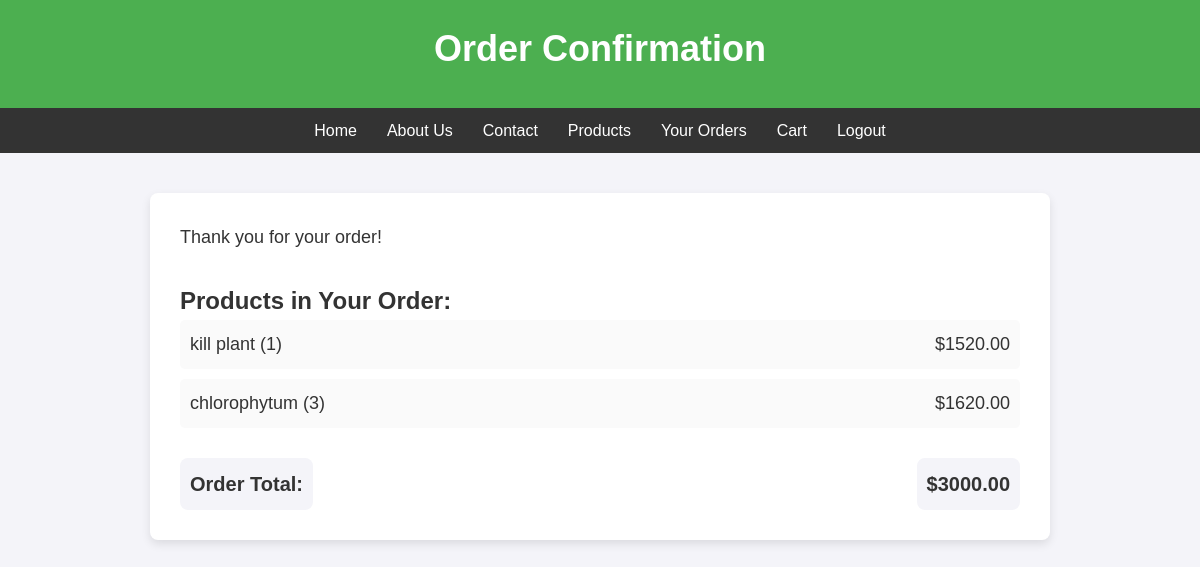
The app's page /order/confirmation/3/ (signed in) with its own data.
### myapp/models.py (models this page shows, shortened)
class CartItem(models.Model):
    cart = models.ForeignKey(Cart, related_name='items', on_delete=models.CASCADE)
    plant = models.ForeignKey(Plant, on_delete=models.CASCADE)
    quantity = models.PositiveIntegerField(default=1)
    def total_price(self):
        return self.plant.price * self.quantity

class Plant(models.Model):
    name = models.CharField(max_length=100)  # Plant name (e.g., Rose, Tulip)
    price = models.DecimalField(max_digits=6, decimal_places=2)  # Price
    image = models.ImageField(upload_to='plants/')  # Image of the plant
    description = models.TextField()  # Description of the plant
    category = models.ForeignKey(Category, on_delete=models.CASCADE, related_name='plants')
    stock = models.PositiveIntegerField(default=0)

class Order(models.Model):
    user = models.ForeignKey(settings.AUTH_USER_MODEL, on_delete=models.CASCADE)
    cart = models.ForeignKey(Cart, on_delete=models.CASCADE)
    total_price = models.DecimalField(max_digits=10, decimal_places=2)
    created_at = models.DateTimeField(auto_now_add=True)

### myapp/views.py (the view)
# urls.py: path('order/confirmation/<int:order_id>/', views.order_confirmation, name='order_confirmation'),
@login_required
def order_confirmation(request, order_id):
    order = get_object_or_404(Order, id=order_id, user=request.user)
    return render(request, 'order_confirmation.html', {
        'order': order
    })

### templates/order_confirmation.html (shortened to what this page needs)
{% load static %}
<!DOCTYPE html>
<html lang="en">
<head>
</head>
<body>
    <header>
        <h1>Order Confirmation</h1>
    </header>
    {% if user.is_authenticated %}
    <nav class="navbar">
        <ul>
            <li><a href="{% url 'home' %}">Home</a></li>
            <li><a href="#about">About Us</a></li>
            <li><a href="#contact">Contact</a></li>
            <li><a href="{% url 'plant_list' %}">Products</a></li>
            <li><a href="{% url 'orders_list' %}">Your Orders</a></li>
            <li><a href="{% url 'cart_view' %}">Cart</a></li>
            <li><a href="{% url 'custom_logout' %}">Logout</a></li>
        </ul>
    </nav>
{% endif %}
    <div class="order-details">
        <p>Thank you for your order!</p>
        <h3>Products in Your Order:</h3>
        <ul>
            {% for item in order.cart.items.all %}
            <li>
                <span>{{ item.plant.name }} ({{ item.quantity }})</span>
                <span>${{ item.total_price }}</span>
            </li>
            {% empty %}
            <p>No items in this order.</p>
            {% endfor %}
        </ul>
        <div class="order-summary">
            <div><strong>Order Total:</strong></div>
            <div>${{ order.total_price }}</div>
        </div>
    </div>
</body>
</html>

### templates/order_confirmation.html (style rules this page uses)
* { margin: 0; padding: 0; box-sizing: border-box; }
body { font-family: 'Arial', sans-serif; background-color: #f4f4f9; color: #333; line-height: 1.6; }
header { background-color: #4CAF50; color: white; text-align: center; padding: 20px 0; box-shadow: 0 2px 5px rgba(0, 0, 0, 0.1); }
header h1 { font-size: 36px; margin-bottom: 10px; }
.order-details { width: 90%; max-width: 900px; margin: 40px auto; background-color: white; padding: 30px; border-radius: 8px; box-shadow: 0 4px 10px rgba(0, 0, 0, 0.1); }
.order-details p, .order-details ul { font-size: 18px; margin-bottom: 15px; }
.order-details strong { color: #333; font-weight: bold; }
.order-details ul { list-style: none; padding-left: 0; }
.order-details ul li { background-color: #fafafa; padding: 10px; margin-bottom: 10px; border-radius: 5px; display: flex; justify-content: space-between; }
.order-details ul li span { font-weight: normal; }
.order-details h3 { font-size: 24px; margin-top: 30px; color: #333; }
.order-summary { display: flex; justify-content: space-between; margin-top: 30px; font-size: 20px; font-weight: bold; }
.order-summary div { padding: 10px; background-color: #f4f4f9; border-radius: 8px; }
nav.navbar { background-color: #333; padding: 10px; }
nav.navbar ul { list-style: none; display: flex; justify-content: center; }
nav.navbar ul li { margin: 0 15px; }
nav.navbar ul li a { color: white; text-decoration: none; font-size: 16px; }

### records on screen
CartItem: plant.name "kill plant", quantity "1", total_price "1520.00"
CartItem: plant.name "chlorophytum", quantity "3", total_price "1620.00"
Order: total_price "3000.00"
